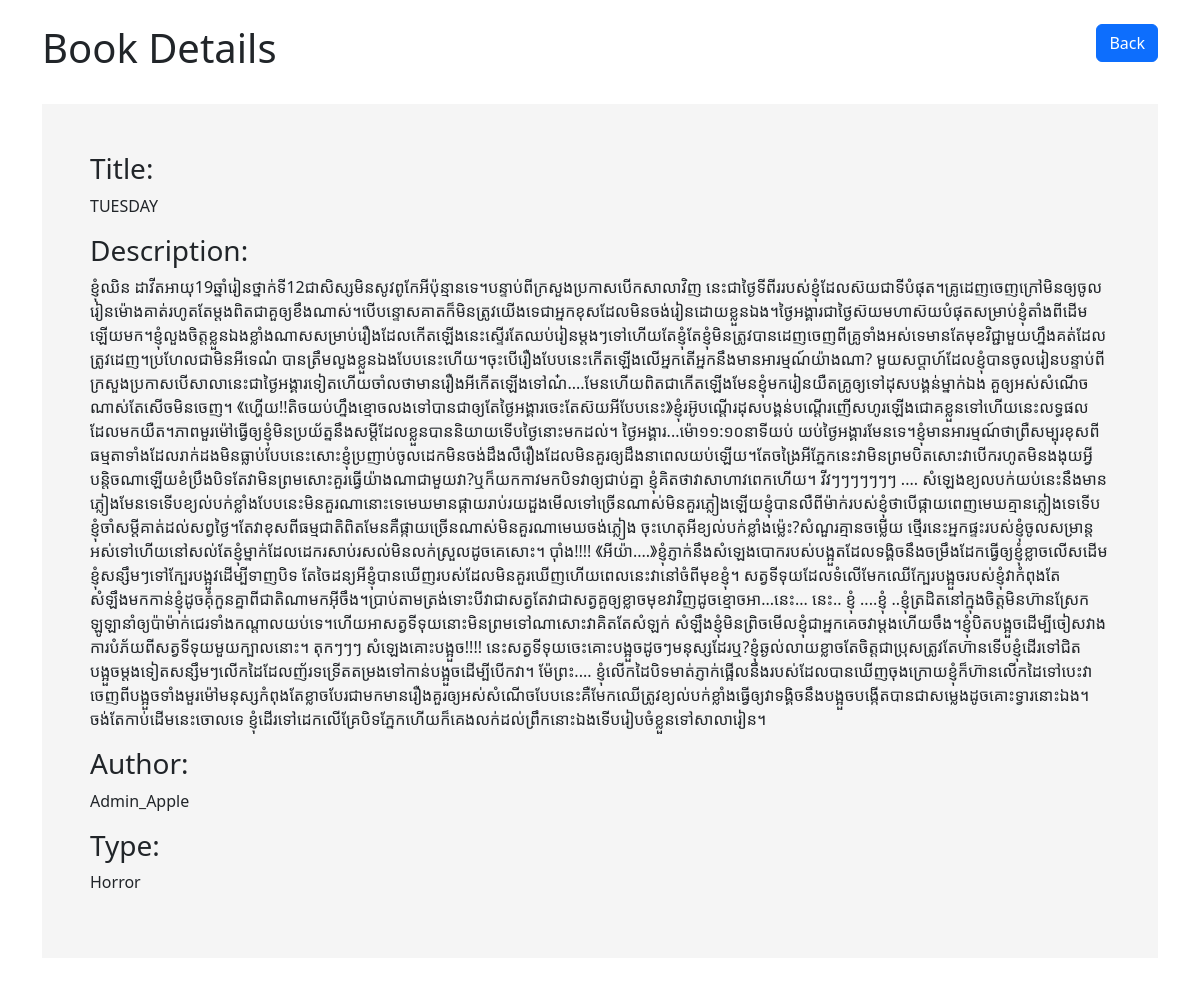
Screenshot of /view.php?id=3 with the database file from the repository.
### tables this page shows
CREATE TABLE `books`  (
  `id` int NOT NULL AUTO_INCREMENT,
  `title` varchar(128) NOT NULL,
  `author` varchar(128) NOT NULL,
  `type` varchar(50) NOT NULL,
  `description` text NOT NULL,
  PRIMARY KEY (`id`) USING BTREE
);

### view.php (the view, shortened to what this page needs)
<!DOCTYPE html>
<html lang="en">
<head>
    <link rel="stylesheet" href="https://cdn.jsdelivr.net/npm/bootstrap@5.2.2/dist/css/bootstrap.min.css">
</head>
<body>
    <div class="container my-4">
        <header class="d-flex justify-content-between my-4">
            <h1>Book Details</h1>
            <div>
            <a href="index.php" class="btn btn-primary">Back</a>
            </div>
        </header>
        <div class="book-details p-5 my-4">
            <?php
            include("connect.php");
            $id = $_GET['id'];
            if ($id) {
                $sql = "SELECT * FROM books WHERE id = $id";
                $result = mysqli_query($conn, $sql);
                while ($row = mysqli_fetch_array($result)) {
                 ?>
                 <h3>Title:</h3>
                 <p><?php echo $row["title"]; ?></p>
                 <h3>Description:</h3>
                 <p><?php echo $row["description"]; ?></p>
                 <h3>Author:</h3>
                 <p><?php echo $row["author"]; ?></p>
                 <h3>Type:</h3>
                 <p><?php echo $row["type"]; ?></p>
                 <?php
                }
            }
            else{
                echo "<h3>No books found</h3>";
            }
            ?>
        </div>
    </div>
</body>
</html>

### view.php (style rules this page uses)
.book-details { background-color:#f5f5f5; }

### rows the page displays
books: title "TUESDAY", description "ខ្ញុំឈិន ដាវីតអាយុ19ឆ្នាំរៀនថ្នាក់ទី12ជាសិស្សមិនសូវពូកែអីប៉ុន្មានទេ។បន្ទាប់ពីក្រសួងប្រកាសបើកសាលាវិញ នេះជាថ្ងៃទីពីររបស់ខ្ញុំដែលស៊យជាទីបំផុត។គ្រូដេញចេញក្រៅមិនឲ្យចូលរៀនម៉ោងគាត់រហូតតែម្ដងពិតជាគួឲ្យខឹងណាស់។បើបន្ទោសគាតក៏មិនត្រូវយើងទេជាអ្នកខុសដែលមិនចង់រៀនដោយខ្លួនឯង។ថ្ងៃអង្គារជាថ្ងៃស៊យមហាស៊យបំផុតសម្រាប់ខ្ញុំតាំងពីដើមឡើយមក។ខ្ញុំលួងចិត្តខ្លួនឯងខ្លាំងណាសសម្រាប់រឿងដែលកើតឡើងនេះស្ទើរតែឈប់រៀនម្ដងៗទៅហើយតែខ្ញុំតែខ្ញុំមិនត្រូវបានដេញចេញពីគ្រូទាំងអស់ទេមានតែមុខវិជ្ជាមួយហ្នឹងគត់ដែលត្រូវដេញ។ប្រហែលជាមិនអីទេណ៎ បានត្រឹមលួងខ្លួនឯងបែបនេះហើយ។ចុះបើរឿងបែបនេះកើតឡើងលើអ្នកតើអ្នកនឹងមានអារម្មណ៍យ៉ាងណា?…", author "Admin_Apple", type "Horror"
